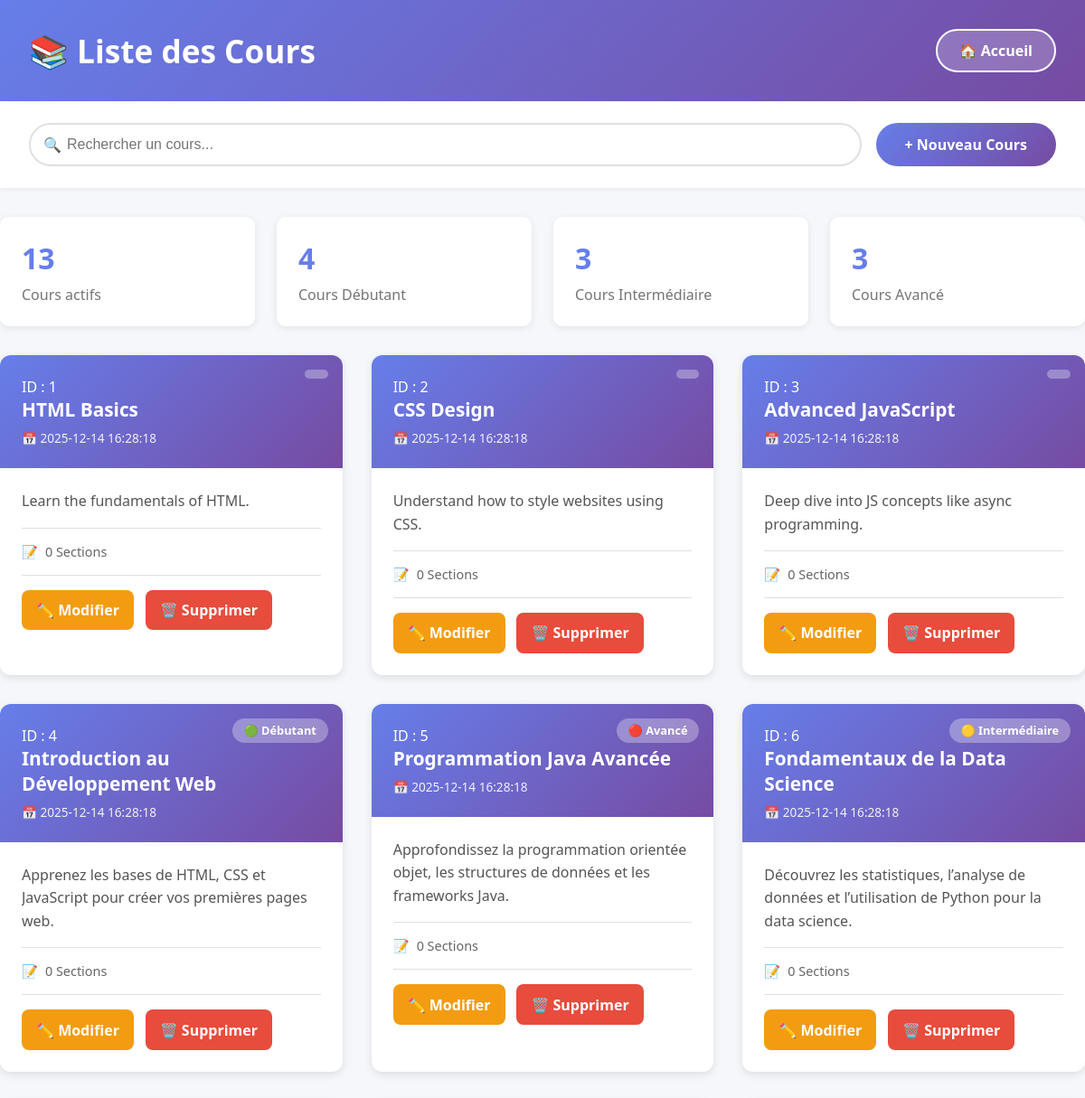
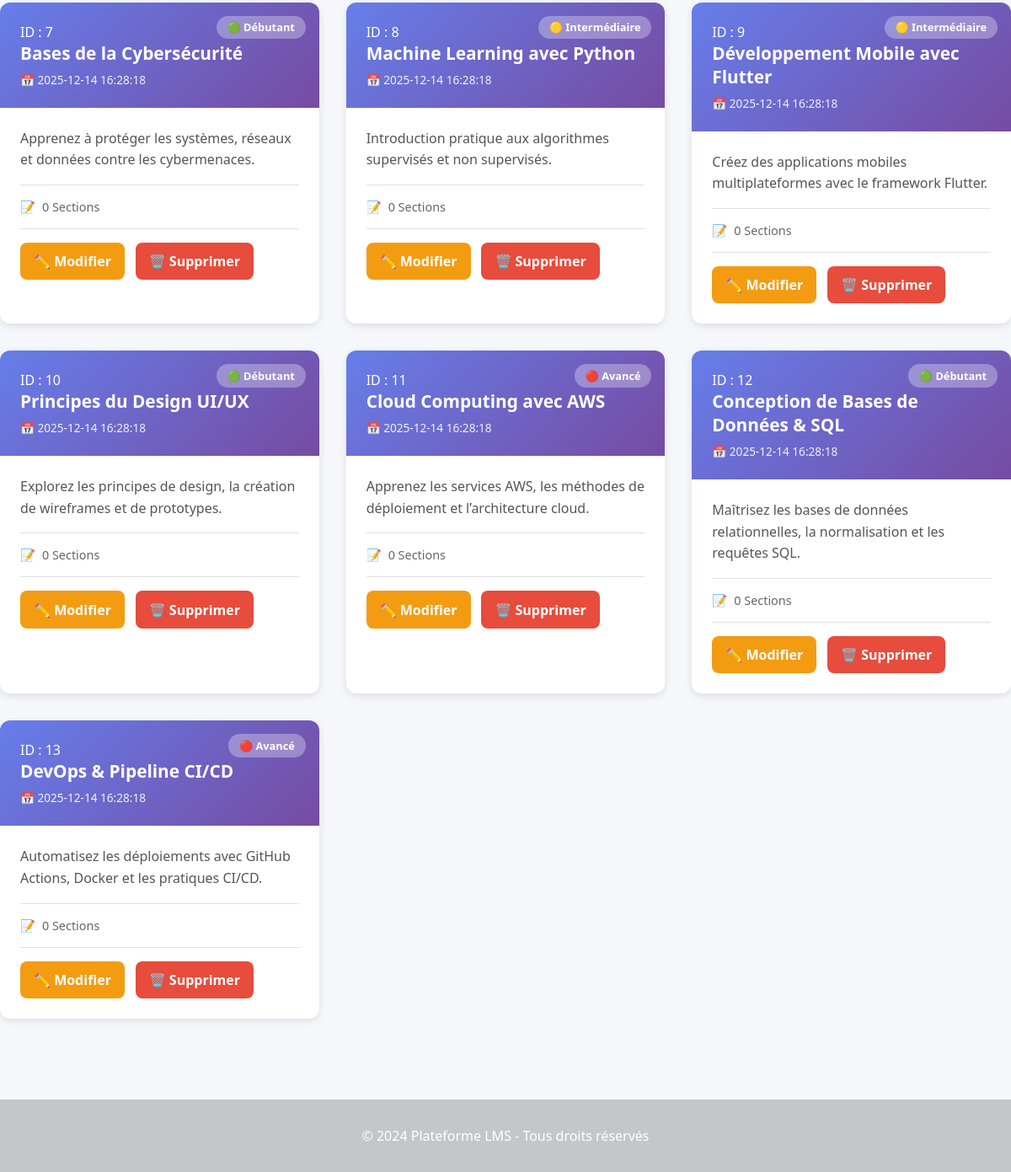
The page /courses_list.php on the database its author committed (2 pictures, top to bottom).
### tables this page shows
CREATE TABLE cours(
id INT AUTO_INCREMENT PRIMARY KEY,
title VARCHAR(50) NOT NULL,
description TEXT NOT NULL,
level VARCHAR(50) NOT NULL,
created_at DATETIME DEFAULT CURRENT_TIMESTAMP,
image VARCHAR(200)
);

### courses_list.php (the view, shortened to what this page needs)
<?php
include "config.php";
    $sql = "SELECT * FROM cours";
    $resultat = $con->query($sql);
    $courses = mysqli_fetch_all($resultat,MYSQLI_ASSOC);
    $debutant = 0;
    $avance = 0;
    $intermediaire = 0;
    foreach($courses as $cours){
        if($cours['level'] == 'Débutant') $debutant++;
        else if($cours['level'] == 'Avancé') $avance++;
        else if($cours['level'] == 'Intermédiaire') $intermediaire++;
    }
    function level($string){
        if($string == 'Débutant') return '🟢 Débutant';
        else if($string == 'Avancé') return '🔴 Avancé';
        else if($string == 'Intermédiaire') return '🟡 Intermédiaire';
    }
?>
    <!DOCTYPE html>
<html lang="fr">
<head>
    <link rel="stylesheet" href="style.css">
</head>
<body>
    <div class="header-section">
        <div class="container">
            <div class="header-content">
                <h1 class="main-title">📚 Liste des Cours</h1>
                <a href="index.php" class="home-button">🏠 Accueil</a>
            </div>
        </div>
    </div>
    <div class="toolbar">
        <div class="container">
            <div class="toolbar-content">
                <div class="search-box">
                    <span class="search-icon">🔍</span>
                    <input type="text" class="search-input" placeholder="Rechercher un cours..." id="searchInput">
                </div>
                <div class="filter-group">
                    <a href="courses_create.php" class="create-button">+ Nouveau Cours</a>
                </div>
            </div>
        </div>
    </div>
    <div class="container content-area">
        <div class="statistics">
            <div class="stat-card">
                <div class="stat-value"><?= count($courses) ?></div>
                <div class="stat-label">Cours actifs</div>
            </div>
            <div class="stat-card">
                <div class="stat-value"><?= $debutant ?></div>
                <div class="stat-label">Cours Débutant</div>
            </div>
            <div class="stat-card">
                <div class="stat-value"><?= $avance ?></div>
                <div class="stat-label">Cours Intermédiaire</div>
            </div>
            <div class="stat-card">
                <div class="stat-value"><?= $intermediaire ?></div>
                <div class="stat-label">Cours Avancé</div>
            </div>
        </div>
            <div class="courses-grid">
                <?php
         foreach($courses as $dt){
            $sec_count = 0;
         ?>
                    <div class="course-card">
                        <div class="course-header">
                            <span class="level-badge"><?= level($dt['level']) ?></span>
                            <p class="course-id">ID : <?= $dt['id'] ?></p>
                            <h3 class="course-title"><?= $dt['title'] ?></h3>
                            <p class="course-meta">📅 <?= $dt['created_at'] ?></p>
                        </div>
                        <div class="course-body">
                            <p class="course-description">
                                <?= $dt['description'] ?>
                            </p>
                            <div class="course-stats">
                                <div class="stat-item">
                                    <span>📝</span>
                                    <span><?= $sec_count ?> Sections</span>
                                </div>
                            </div>
                            <div class="action-buttons">
                                <a href="courses_edit.php?id=<?= $dt['id'] ?>" class="edit-btn">✏️ Modifier</a>
                                <a href="courses_delete.php?id=<?= $dt['id'] ?>" class="delete-btn">🗑️ Supprimer</a>
                            </div>
                        </div>
                    </div>
                <?php } ?>
            </div>
    </div>
            <?php include 'footer.php' ?>
</body>
</html>

### footer.php (shortened to what this page needs)
<!DOCTYPE html>
<html lang="en">
<head>
</head>
<body>
    <footer>
        <p>&copy; 2024 Plateforme LMS - Tous droits réservés</p>
    </footer>
</body>
</html>

### style.css (style rules this page uses)
* { margin: 0; padding: 0; box-sizing: border-box; }
body { font-family: 'Segoe UI', Tahoma, Geneva, Verdana, sans-serif; background: linear-gradient(135deg, #667eea 0%, #764ba2 100%); min-height: 100vh; color: #333; }
.stat-item { text-align: center; color: white; }
.stat-label { font-size: 1rem; opacity: 0.9; }
footer { background-color: rgba(0, 0, 0, 0.2); color: white; text-align: center; padding: 2rem; margin-top: 4rem; }

### courses_list.php (style rules this page uses)
* { margin: 0; padding: 0; box-sizing: border-box; }
body { font-family: 'Segoe UI', Tahoma, Geneva, Verdana, sans-serif; background: #f5f7fa; min-height: 100vh; }
.header-section { background: linear-gradient(135deg, #667eea 0%, #764ba2 100%); color: white; padding: 2rem 0; box-shadow: 0 2px 10px rgba(0, 0, 0, 0.1); }
.container { max-width: 1200px; margin: 0 auto; padding: 0 2rem; }
.header-content { display: flex; justify-content: space-between; align-items: center; }
.main-title { font-size: 2.2rem; font-weight: bold; }
.home-button { background: rgba(255, 255, 255, 0.2); color: white; padding: 0.7rem 1.5rem; text-decoration: none; border-radius: 25px; font-weight: 600; transition: all 0.3s; border: 2px solid white; }
.toolbar { background: white; padding: 1.5rem 0; box-shadow: 0 2px 5px rgba(0, 0, 0, 0.05); }
.toolbar-content { display: flex; justify-content: space-between; align-items: center; gap: 1rem; flex-wrap: wrap; }
.search-box { flex: 1; min-width: 250px; position: relative; }
.search-input { width: 100%; padding: 0.8rem 1rem 0.8rem 2.5rem; border: 2px solid #e0e0e0; border-radius: 30px; font-size: 1rem; transition: border-color 0.3s; }
.search-icon { position: absolute; left: 1rem; top: 50%; transform: translateY(-50%); color: #999; }
.filter-group { display: flex; gap: 1rem; align-items: center; }
.create-button { background: linear-gradient(135deg, #667eea 0%, #764ba2 100%); color: white; padding: 0.8rem 2rem; text-decoration: none; border-radius: 25px; font-weight: 600; transition: transform 0.3s, box-shadow 0.3s; display: inline-block; }
.content-area { padding: 2rem 0; }
.statistics { display: flex; gap: 1.5rem; margin-bottom: 2rem; flex-wrap: wrap; }
.stat-card { background: white; padding: 1.5rem; border-radius: 10px; box-shadow: 0 2px 8px rgba(0, 0, 0, 0.08); flex: 1; min-width: 200px; }
.stat-value { font-size: 2rem; font-weight: bold; color: #667eea; }
.stat-label { color: #666; margin-top: 0.5rem; }
.courses-grid { display: grid; grid-template-columns: repeat(auto-fill, minmax(350px, 1fr)); gap: 2rem; }
.course-card { background: white; border-radius: 12px; box-shadow: 0 3px 10px rgba(0, 0, 0, 0.1); overflow: hidden; transition: transform 0.3s, box-shadow 0.3s; }
.course-header { background: linear-gradient(135deg, #667eea 0%, #764ba2 100%); color: white; padding: 1.5rem; position: relative; }
.level-badge { position: absolute; top: 1rem; right: 1rem; padding: 0.3rem 0.8rem; border-radius: 15px; font-size: 0.8rem; font-weight: 600; background: rgba(255, 255, 255, 0.3); }
.course-title { font-size: 1.3rem; margin-bottom: 0.5rem; }
.course-meta { font-size: 0.85rem; opacity: 0.9; }
.course-body { padding: 1.5rem; }
.course-description { color: #555; line-height: 1.6; margin-bottom: 1rem; display: -webkit-box; -webkit-line-clamp: 3; -webkit-box-orient: vertical; overflow: hidden; }
.course-stats { display: flex; gap: 1.5rem; padding: 1rem 0; border-top: 1px solid #e0e0e0; border-bottom: 1px solid #e0e0e0; margin-bottom: 1rem; }
.stat-item { display: flex; align-items: center; gap: 0.5rem; color: #666; font-size: 0.9rem; }
.action-buttons { display: flex; gap: 0.8rem; }
.edit-btn { background: #f39c12; color: white; padding: 0.7rem 1rem; text-align: center; text-decoration: none; border-radius: 8px; font-weight: 600; transition: background 0.3s; border: none; cursor: pointer; }
.delete-btn { background: #e74c3c; color: white; padding: 0.7rem 1rem; text-align: center; text-decoration: none; border-radius: 8px; font-weight: 600; transition: background 0.3s; border: none; cursor: pointer; }

### rows shown on the page
cours: id "1", title "HTML Basics", created_at "2025-12-14 16:28:18", description "Learn the fundamentals of HTML.", sec_count "0"
cours: id "2", title "CSS Design", created_at "2025-12-14 16:28:18", description "Understand how to style websites using CSS.", sec_count "0"
cours: id "3", title "Advanced JavaScript", created_at "2025-12-14 16:28:18", description "Deep dive into JS concepts like async programming.", sec_count "0"
cours: level "🟢 Débutant", id "4", title "Introduction au Développement Web", created_at "2025-12-14 16:28:18", description "Apprenez les bases de HTML, CSS et JavaScript pour créer vos premières pages web.", sec_count "0"
cours: level "🔴 Avancé", id "5", title "Programmation Java Avancée", created_at "2025-12-14 16:28:18", description "Approfondissez la programmation orientée objet, les structures de données et les frameworks Java.", sec_count "0"
cours: level "🟡 Intermédiaire", id "6", title "Fondamentaux de la Data Science", created_at "2025-12-14 16:28:18", description "Découvrez les statistiques, l’analyse de données et l’utilisation de Python pour la data science.", sec_count "0"
cours: level "🟢 Débutant", id "7", title "Bases de la Cybersécurité", created_at "2025-12-14 16:28:18", description "Apprenez à protéger les systèmes, réseaux et données contre les cybermenaces.", sec_count "0"
cours: level "🟡 Intermédiaire", id "8", title "Machine Learning avec Python", created_at "2025-12-14 16:28:18", description "Introduction pratique aux algorithmes supervisés et non supervisés.", sec_count "0"
cours: level "🟡 Intermédiaire", id "9", title "Développement Mobile avec Flutter", created_at "2025-12-14 16:28:18", description "Créez des applications mobiles multiplateformes avec le framework Flutter.", sec_count "0"
cours: level "🟢 Débutant", id "10", title "Principes du Design UI/UX", created_at "2025-12-14 16:28:18", description "Explorez les principes de design, la création de wireframes et de prototypes.", sec_count "0"
cours: level "🔴 Avancé", id "11", title "Cloud Computing avec AWS", created_at "2025-12-14 16:28:18", description "Apprenez les services AWS, les méthodes de déploiement et l’architecture cloud.", sec_count "0"
cours: level "🟢 Débutant", id "12", title "Conception de Bases de Données & SQL", created_at "2025-12-14 16:28:18", description "Maîtrisez les bases de données relationnelles, la normalisation et les requêtes SQL.", sec_count "0"
cours: level "🔴 Avancé", id "13", title "DevOps & Pipeline CI/CD", created_at "2025-12-14 16:28:18", description "Automatisez les déploiements avec GitHub Actions, Docker et les pratiques CI/CD.", sec_count "0"

### other values the page prints
count($courses) "13"
$debutant "4"
$avance "3"
$intermediaire "3"
